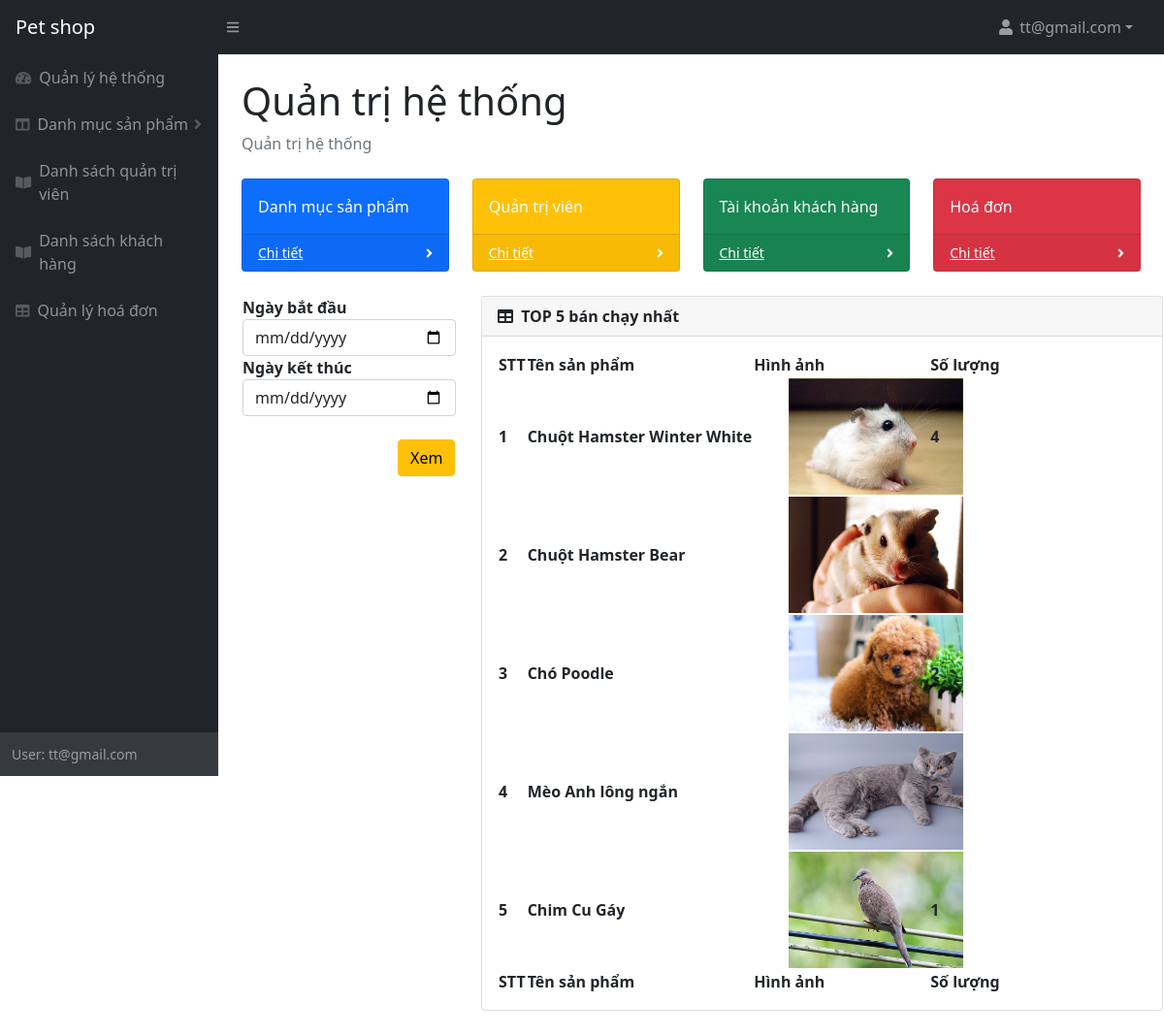
/admin/index.php (signed in), run on the app's committed database.
### tables this page shows
CREATE TABLE `tbl_hoadon` (
  `hoadon_id` int(11) NOT NULL,
  `khachhang_id` int(11) NOT NULL,
  `admin_id` int(11) NOT NULL,
  `ngay_xuat` timestamp NOT NULL DEFAULT current_timestamp() ON UPDATE current_timestamp(),
  `tinh_trang` int(1) NOT NULL
);

### admin/slide.php (the view, shortened to what this page needs)
<nav class="sb-topnav navbar navbar-expand navbar-dark bg-dark">
            <a class="navbar-brand ps-3" href="index.php">Pet shop</a>
            <button class="btn btn-link btn-sm order-1 order-lg-0 me-4 me-lg-0" id="sidebarToggle" href="#!"><i class="fas fa-bars"></i></button>
            <form class="d-none d-md-inline-block form-inline ms-auto me-0 me-md-3 my-2 my-md-0">
                <div class="input-group">
                    <i class="fas fa-search"></i>
                </div>
            </form>
            <ul class="navbar-nav ms-auto ms-md-0 me-3 me-lg-4">
                <li class="nav-item dropdown">
                    <a class="nav-link dropdown-toggle" id="navbarDropdown" href="#" role="button" data-bs-toggle="dropdown" aria-expanded="false"><i class="fas fa-user fa-fw"></i>   <?php echo $_SESSION['ten_admin'];?></a>
                </li>
            </ul>
        </nav>
        <div id="layoutSidenav">
            <div id="layoutSidenav_nav">
                <nav class="sb-sidenav accordion sb-sidenav-dark" id="sidenavAccordion" >
                    <div class="sb-sidenav-menu" >
                        <div class="nav">
                            <a class="nav-link" href="index.php">
                                <div class="sb-nav-link-icon"><i class="fas fa-tachometer-alt"></i></div>
                                Quản lý hệ thống
                            </a>
                            <a class="nav-link collapsed" href="" data-bs-toggle="collapse" data-bs-target="#collapseLayouts" aria-expanded="false" aria-controls="collapseLayouts">
                                <div class="sb-nav-link-icon"><i class="fas fa-columns"></i></div>
                                Danh mục sản phẩm
                                <div class="sb-sidenav-collapse-arrow"><i class="fas fa-angle-down"></i></div>
                            </a>
                            <a class="nav-link" href="quantrivien.php">
                                <div class="sb-nav-link-icon"><i class="fas fa-book-open"></i></div>
                                Danh sách quản trị viên
                            </a>
                            <a class="nav-link" href="khachhang.php">
                                <div class="sb-nav-link-icon"><i class="fas fa-book-open"></i></div>
                                Danh sách khách hàng
                            </a>
                            <a class="nav-link" href="hoadon.php">
                                <div class="sb-nav-link-icon"><i class="fas fa-table"></i></div>
                                Quản lý hoá đơn
                            </a>
                        </div>
                    </div>
                    <div class="sb-sidenav-footer">
                        <div class="small">User: <?php echo $_SESSION['ten_admin'];?> </div>
                    </div>
                </nav>
            </div>

### admin/index.php (shortened to what this page needs)
<?php
if(!isset($_SESSION['login']))
{
    echo "
                <script type='text/javascript'>
                    window.alert('Không có quyền truy cập');
                    window.location.href='dangnhap.php';
                </script>
            ";
}
else
{
    $dk = '';
    if(isset($_GET['date_from'])&&isset($_GET['date_end']))
    {
        if($_GET['date_from']!='' && $_GET['date_end']!='')
        {
            $dk = "(tbl_hoadon.ngay_xuat BETWEEN ('".$_GET['date_from']."') and ('".$_GET['date_end']."'))";
        }
        else
        {
            $dk = '1=1';
        }
    }
    else
        {
            $dk = '1=1';
        }
    }
;?>
<!DOCTYPE html>
<html lang="en">
    <head>
        <link href="https://cdn.jsdelivr.net/npm/simple-datatables@latest/dist/style.css" rel="stylesheet" />
        <link href="css/styles.css" rel="stylesheet" />
    </head>
    <body class="sb-nav-fixed">
    <?php
        include("slide.php");
    ?>
            <div id="layoutSidenav_content" >
                <main >
                    <div class="container-fluid px-4">
                        <h1 class="mt-4">Quản trị hệ thống</h1>
                        <ol class="breadcrumb mb-4">
                            <li class="breadcrumb-item active">Quản trị hệ thống</li>
                        </ol>
                        <div class="row">
                            <div class="col-xl-3 col-md-6">
                                <div class="card bg-primary text-white mb-4">
                                    <div class="card-body">Danh mục sản phẩm</div>
                                    <div class="card-footer d-flex align-items-center justify-content-between">
                                        <a class="small text-white stretched-link" href="danhmuc.php">Chi tiết</a>
                                        <div class="small text-white"><i class="fas fa-angle-right"></i></div>
                                    </div>
                                </div>
                            </div>
                            <div class="col-xl-3 col-md-6">
                                <div class="card bg-warning text-white mb-4">
                                    <div class="card-body">Quản trị viên</div>
                                    <div class="card-footer d-flex align-items-center justify-content-between">
                                        <a class="small text-white stretched-link" href="quantrivien.php">Chi tiết</a>
                                        <div class="small text-white"><i class="fas fa-angle-right"></i></div>
                                    </div>
                                </div>
                            </div>
                            <div class="col-xl-3 col-md-6">
                                <div class="card bg-success text-white mb-4">
                                    <div class="card-body">Tài khoản khách hàng</div>
                                    <div class="card-footer d-flex align-items-center justify-content-between">
                                        <a class="small text-white stretched-link" href="khachhang.php">Chi tiết</a>
                                        <div class="small text-white"><i class="fas fa-angle-right"></i></div>
                                    </div>
                                </div>
                            </div>
                            <div class="col-xl-3 col-md-6">
                                <div class="card bg-danger text-white mb-4">
                                    <div class="card-body">Hoá đơn</div>
                                    <div class="card-footer d-flex align-items-center justify-content-between">
                                        <a class="small text-white stretched-link" href="hoadon.php">Chi tiết</a>
                                        <div class="small text-white"><i class="fas fa-angle-right"></i></div>
                                    </div>
                                </div>
                            </div>
                        </div>
                    </div>
                    <table width="100%"><th width=25% style="vertical-align: top;">
                    <div class="container-fluid px-4">
                        <div class="row">
                            <form class="form form-horizontal" method="get" action="#" id="dkien" onsubmit="return(validateForm());">
                                <div class="form-group" >
                                    <label class="control-label col-sm-3 col-sm-offset-2" style="width: 200px">Ngày bắt đầu</label>
                                    <div class="col-sm-3" style="width: 220px">
                                        <input type="date" class="form-control" name="date_from" id= "date_from"  >
                                    </div>
                                </div>
                                <div class="form-group">
                                    <label class="control-label col-sm-3 col-sm-offset-2" style="width: 200px">Ngày kết thúc</label>
                                    <div class="col-sm-3" style="width: 220px">
                                        <input type="date" class="form-control" name="date_end" id= "date_end"  >
                                    </div>
                                </div><br>
                                <div class="form-group" style="margin-left: 160px">
                                    <div class="col-sm-3">
                                        <input class="btn btn-warning" type="submit" value="Xem" />
                                    </div>
                                </div>
                            </form>
                    </div>
                    </div>
                    </th>
                     <th width=75%>
                        <div class="card mb-4">
                                <div class="card-header">
                                    <i class="fas fa-table me-1"></i>
                                    TOP 5 bán chạy nhất
                                </div>
                                <div class="card-body">
                                    <table id="datatablesSimple">
                                        <thead>
                                            <tr>
                                                <th>STT</th>
                                                <th>Tên sản phẩm</th>
                                                <th>Hình ảnh</th>
                                                <th>Số lượng</th>
                                            </tr>
                                        </thead>
                                        <tfoot>
                                            <tr>
                                                <th>STT</th>
                                                <th>Tên sản phẩm</th>
                                                <th>Hình ảnh</th>
                                                <th>Số lượng</th>
                                            </tr>
                                        </tfoot>
                                        <tbody>
                                        <?php
                                        include("../config.php");
                                            $sql = "SELECT tbl_sanpham.ten_sanpham,tbl_sanpham.anh, SUM(COALESCE(tbl_giohang.so_luong,0)) as sl, tbl_hoadon.hoadon_id FROM (tbl_giohang JOIN tbl_sanpham ON tbl_sanpham.sanpham_id=tbl_giohang.sanpham_id) JOIN tbl_hoadon ON tbl_hoadon.hoadon_id=tbl_giohang.hoadon_id WHERE ".$dk." GROUP BY tbl_sanpham.ten_sanpham order by sl DESC LIMIT 0,5";
                                            $ket_qua = mysqli_query($ket_noi, $sql);
                                            $so_luong=mysqli_num_rows($ket_qua);
                                            if($so_luong> 0){
                                            $i=0;
                                            while ($row = mysqli_fetch_array($ket_qua)) {
                                                $i++;
                                        ;?>
                                            <tr>
                                                <td><?php echo $i;?></td>
                                                <td><?php echo $row["ten_sanpham"];?></td>
                                                <td>
                                                <img src="<?php echo $row['anh'] ? '../thucpham/'.$row["anh"] : 'img/anh_load.jpg' ;?> "  width="180" height="120" style="margin-left: 20%;"></td>
                                                <td><?php echo $row['sl'];?></td>
                                            </tr>
                                        <?php
                                            }}else{
                                        ;?><td>Không có sản phẩm nào</td><?php };?>
                                        </tbody>
                                    </table>
                                </div>
                            </div>
                        </th>
                </main>
            </div>
    </body>
</html>

### data on the page
tbl_hoadon: ten_sanpham "Chuột Hamster Winter White", shows a picture, sl "4"
tbl_hoadon: ten_sanpham "Chuột Hamster Bear", shows a picture, sl "2"
tbl_hoadon: ten_sanpham "Chó Poodle", shows a picture, sl "2"
tbl_hoadon: ten_sanpham "Mèo Anh lông ngắn", shows a picture, sl "2"
tbl_hoadon: ten_sanpham "Chim Cu Gáy", shows a picture, sl "1"

### other printed values
$_SESSION['ten_admin'] "tt@gmail.com"
